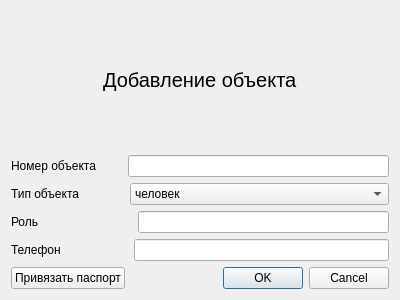
<?xml version="1.0" encoding="UTF-8"?>
<ui version="4.0">
 <class>Device</class>
 <widget class="QWidget" name="Device">
  <property name="geometry">
   <rect>
    <x>0</x>
    <y>0</y>
    <width>400</width>
    <height>300</height>
   </rect>
  </property>
  <property name="minimumSize">
   <size>
    <width>350</width>
    <height>300</height>
   </size>
  </property>
  <property name="maximumSize">
   <size>
    <width>400</width>
    <height>300</height>
   </size>
  </property>
  <property name="windowTitle">
   <string>Form</string>
  </property>
  <layout class="QVBoxLayout" name="verticalLayout">
   <item>
    <layout class="QHBoxLayout" name="horizontalLayout">
     <item>
      <spacer name="horizontalSpacer">
       <property name="orientation">
        <enum>Qt::Horizontal</enum>
       </property>
       <property name="sizeHint" stdset="0">
        <size>
         <width>40</width>
         <height>20</height>
        </size>
       </property>
      </spacer>
     </item>
     <item>
      <widget class="QLabel" name="label">
       <property name="font">
        <font>
         <pointsize>15</pointsize>
        </font>
       </property>
       <property name="text">
        <string>Добавление объекта</string>
       </property>
      </widget>
     </item>
     <item>
      <spacer name="horizontalSpacer_2">
       <property name="orientation">
        <enum>Qt::Horizontal</enum>
       </property>
       <property name="sizeHint" stdset="0">
        <size>
         <width>40</width>
         <height>20</height>
        </size>
       </property>
      </spacer>
     </item>
    </layout>
   </item>
   <item>
    <layout class="QHBoxLayout" name="horizontalLayout_2">
     <item>
      <widget class="QLabel" name="label_2">
       <property name="text">
        <string>Номер объекта</string>
       </property>
      </widget>
     </item>
     <item>
      <spacer name="horizontalSpacer_3">
       <property name="orientation">
        <enum>Qt::Horizontal</enum>
       </property>
       <property name="sizeType">
        <enum>QSizePolicy::Minimum</enum>
       </property>
       <property name="sizeHint" stdset="0">
        <size>
         <width>26</width>
         <height>20</height>
        </size>
       </property>
      </spacer>
     </item>
     <item>
      <widget class="QLineEdit" name="id"/>
     </item>
    </layout>
   </item>
   <item>
    <layout class="QHBoxLayout" name="horizontalLayout_3">
     <item>
      <widget class="QLabel" name="label_3">
       <property name="text">
        <string>Тип объекта</string>
       </property>
      </widget>
     </item>
     <item>
      <spacer name="horizontalSpacer_5">
       <property name="orientation">
        <enum>Qt::Horizontal</enum>
       </property>
       <property name="sizeType">
        <enum>QSizePolicy::Minimum</enum>
       </property>
       <property name="sizeHint" stdset="0">
        <size>
         <width>44</width>
         <height>20</height>
        </size>
       </property>
      </spacer>
     </item>
     <item>
      <widget class="QComboBox" name="tipe">
       <property name="sizePolicy">
        <sizepolicy hsizetype="Expanding" vsizetype="Fixed">
         <horstretch>0</horstretch>
         <verstretch>0</verstretch>
        </sizepolicy>
       </property>
       <item>
        <property name="text">
         <string>человек</string>
        </property>
       </item>
       <item>
        <property name="text">
         <string>машина</string>
        </property>
       </item>
      </widget>
     </item>
    </layout>
   </item>
   <item>
    <layout class="QHBoxLayout" name="horizontalLayout_5">
     <item>
      <widget class="QLabel" name="label_5">
       <property name="text">
        <string>Роль</string>
       </property>
      </widget>
     </item>
     <item>
      <spacer name="horizontalSpacer_6">
       <property name="orientation">
        <enum>Qt::Horizontal</enum>
       </property>
       <property name="sizeType">
        <enum>QSizePolicy::Minimum</enum>
       </property>
       <property name="sizeHint" stdset="0">
        <size>
         <width>93</width>
         <height>20</height>
        </size>
       </property>
      </spacer>
     </item>
     <item>
      <widget class="QLineEdit" name="role"/>
     </item>
    </layout>
   </item>
   <item>
    <layout class="QHBoxLayout" name="horizontalLayout_10">
     <item>
      <widget class="QLabel" name="label_6">
       <property name="text">
        <string>Телефон</string>
       </property>
      </widget>
     </item>
     <item>
      <spacer name="horizontalSpacer_7">
       <property name="orientation">
        <enum>Qt::Horizontal</enum>
       </property>
       <property name="sizeType">
        <enum>QSizePolicy::Minimum</enum>
       </property>
       <property name="sizeHint" stdset="0">
        <size>
         <width>67</width>
         <height>20</height>
        </size>
       </property>
      </spacer>
     </item>
     <item>
      <widget class="QLineEdit" name="phone"/>
     </item>
    </layout>
   </item>
   <item>
    <layout class="QHBoxLayout" name="horizontalLayout_11">
     <item>
      <widget class="QPushButton" name="pushButton">
       <property name="text">
        <string>Привязать паспорт</string>
       </property>
      </widget>
     </item>
     <item>
      <widget class="QDialogButtonBox" name="buttonBox">
       <property name="standardButtons">
        <set>QDialogButtonBox::Cancel|QDialogButtonBox::Ok</set>
       </property>
      </widget>
     </item>
    </layout>
   </item>
  </layout>
 </widget>
 <resources/>
 <connections/>
</ui>
